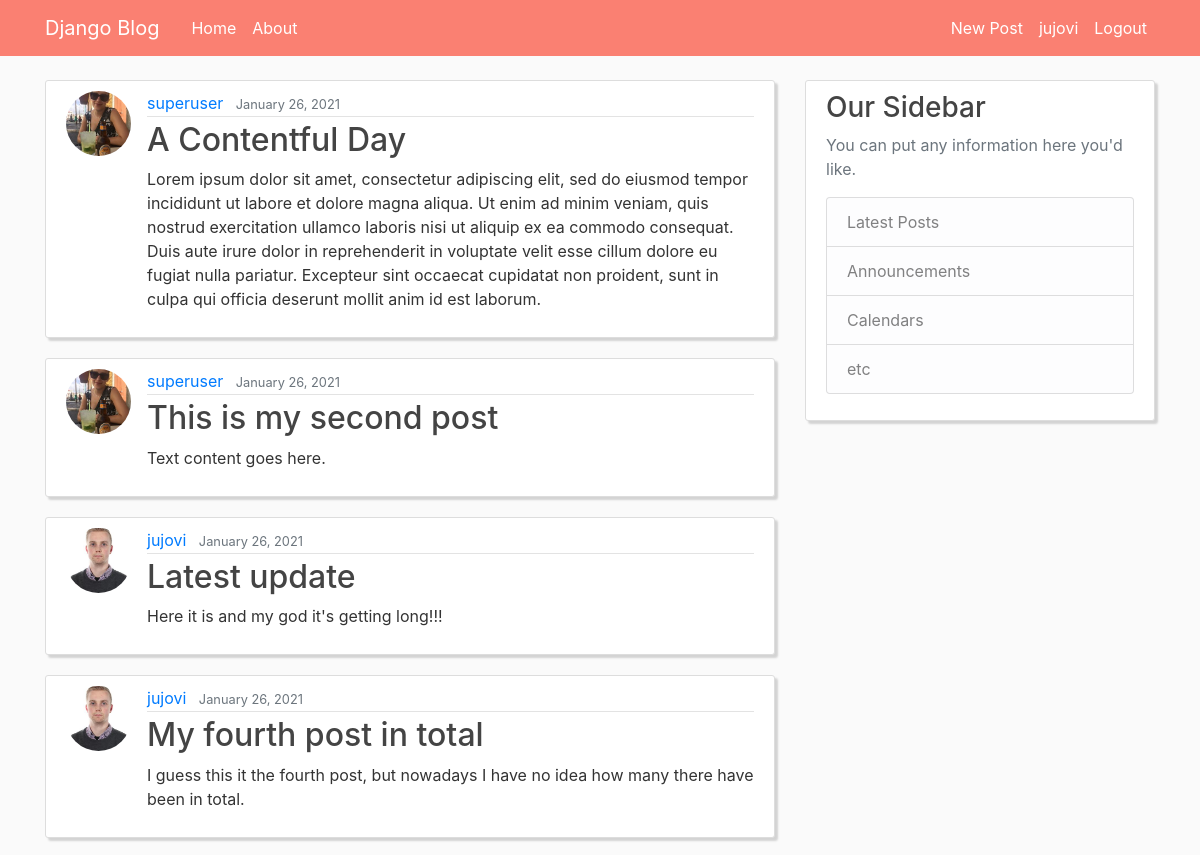
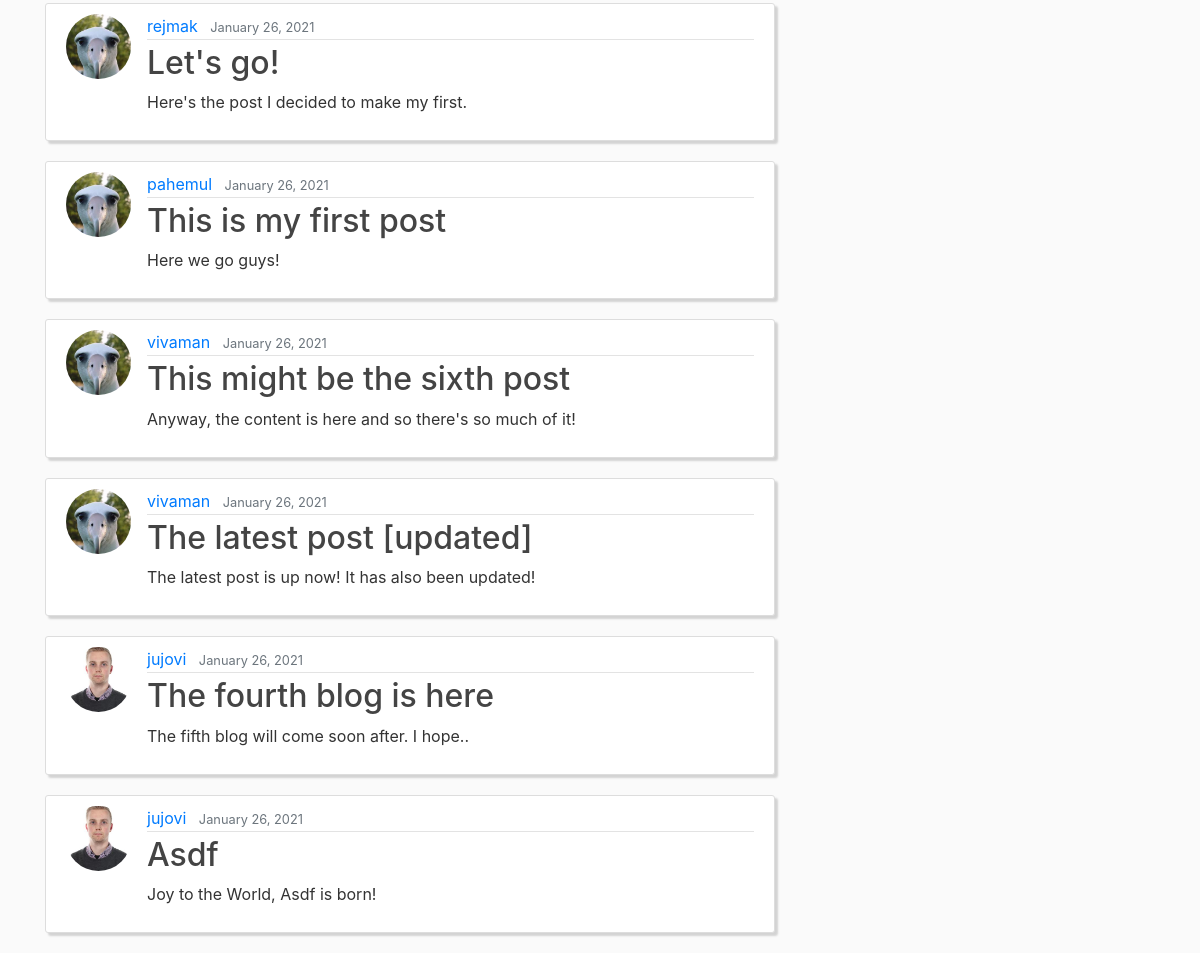
Screenshot of / (signed in) with the database file from the repository (2 pictures, top to bottom).
### blogsite/models.py (models this page shows, shortened)
class Post(models.Model):
    title = models.CharField(max_length=100)
    content = models.TextField()
    date_posted = models.DateTimeField(default=timezone.now)
    author = models.ForeignKey(
        User, on_delete=models.CASCADE, related_name='posts')

### users/models.py (models this page shows, shortened)
class Profile(models.Model):
    user = models.OneToOneField(User, on_delete=models.CASCADE)
    image = models.ImageField(default='default.jpg', upload_to='profile_pics')

### blogsite/views.py (the view)
# urls.py: path('', PostListView.as_view(), name='blogsite-index'),
class PostListView(ListView):
    model = Post
    template_name = 'blogsite/index.html'  # <app>/<model>_<viewtype>.html
    context_object_name = 'posts'  # same name as in the index view and in index.html
    ordering = ['-date_posted']
    paginate_by = 10

### blogsite/templates/blogsite/index.html
{% extends "blogsite/layout.html" %}
{% block content %}
{% for post in posts %}
<article class="media content-section">
  <img class="rounded-circle article-img" src="{{ post.author.profile.image.url }}">
  <div class="media-body">
    <div class="article-metadata">
      <a class="mr-2" href="#">{{ post.author }}</a>
      <small class="text-muted">{{ post.date_posted|date:"F d, Y" }}</small>
    </div>
    <h2><a class="article-title" href="#">{{ post.title }}</a></h2>
    <p class="article-content">{{ post.content }}</p>
  </div>
</article>
{% endfor %}
{% endblock %}

### blogsite/templates/blogsite/layout.html (shortened to what this page needs)
{% load static %}
<!DOCTYPE html>
<html lang="en">
<head>
  <link rel="stylesheet" href="https://maxcdn.bootstrapcdn.com/bootstrap/4.0.0/css/bootstrap.min.css"
>
  <link rel="stylesheet" type="text/css" href="{% static 'blogsite/main.css'%}">
</head>
<body>
  <header class="site-header">
    <nav class="navbar navbar-expand-md navbar-dark bg-salmon fixed-top">
      <div class="container">
        <a class="navbar-brand mr-4" href="{% url 'blogsite-index' %}">Django Blog</a>
        <div class="collapse navbar-collapse" id="navbarToggle">
          <div class="navbar-nav mr-auto">
            <a class="nav-item nav-link" href="{% url 'blogsite-index' %}">Home</a>
            <a class="nav-item nav-link" href="{% url 'blogsite-about' %}">About</a>
          </div>
          <div class="navbar-nav ms-auto">
            {% if user.is_authenticated %}
            <a class="nav-item nav-link" href="{% url 'post-create' %}">New Post</a>
            <a class="nav-item nav-link" href="{% url 'profile' %}">{{ user.username }}</a>
            <a class="nav-item nav-link" href="{% url 'logout' %}">Logout</a>
            {% else %}
            <a class="nav-item nav-link" href="{% url 'login' %}">Login</a>
            <a class="nav-item nav-link" href="{% url 'register' %}">Register</a>
            {% endif%}
          </div>
        </div>
      </div>
    </nav>
  </header>
  <main role="main" class="container">
    <div class="row">
      <div class="col-md-8">
        {% block content %}{% endblock %}
      </div>
      <div class="col-md-4">
        <div class="content-section">
          <h3>Our Sidebar</h3>
          <p class='text-muted'>You can put any information here you'd like.
          <ul class="list-group">
            <li class="list-group-item list-group-item-light side">Latest Posts</li>
            <li class="list-group-item list-group-item-light side">Announcements</li>
            <li class="list-group-item list-group-item-light side">Calendars</li>
            <li class="list-group-item list-group-item-light side">etc</li>
          </ul>
          </p>
        </div>
      </div>
    </div>
  </main>
</body>
</html>

### blogsite/static/blogsite/main.css (style rules this page uses)
body { background: #fafafa; color: #333333; margin-top: 5rem; }
h1, h2, h3, h4, h5, h6 { color: #444444; }
ul { margin: 0; }
.bg-salmon { background-color: salmon; }
.site-header .navbar-nav .nav-link { color: white; }
.content-section { background: #ffffff; padding: 10px 20px; border: 1px solid #dddddd; border-radius: 3px; margin-bottom: 20px; box-shadow: 3px 3px 2px lightgrey; }
.article-title { color: #444444; }
.article-content { white-space: pre-line; }
.article-img { object-fit: cover; height: 65px; width: 65px; margin-right: 16px; }
.article-metadata { padding-bottom: 1px; margin-bottom: 4px; border-bottom: 1px solid #e3e3e3 }

### rows the page displays
Post: author.profile.image (picture), author "superuser", date_posted "January 26, 2021", title "A Contentful Day", content "Lorem ipsum dolor sit amet, consectetur adipiscing elit, sed do eiusmod tempor incididunt ut labore et dolore magna aliqua. Ut enim ad minim veniam, quis nostrud exercitation ullamco laboris nisi ut aliquip ex ea commodo consequat. Duis aute irure dolor in reprehenderit in voluptate velit esse cillum dolore eu fugiat nulla pariatur. Excepteur sint occaecat cupidatat non proident, sunt in culpa qui officia deserunt mollit anim id est laborum."
Post: author.profile.image (picture), author "superuser", date_posted "January 26, 2021", title "This is my second post", content "Text content goes here."
Post: author.profile.image (picture), author "jujovi", date_posted "January 26, 2021", title "Latest update", content "Here it is and my god it's getting long!!!"
Post: author.profile.image (picture), author "jujovi", date_posted "January 26, 2021", title "My fourth post in total", content "I guess this it the fourth post, but nowadays I have no idea how many there have been in total."
Post: author.profile.image (placeholder picture), author "rejmak", date_posted "January 26, 2021", title "Let's go!", content "Here's the post I decided to make my first."
Post: author.profile.image (placeholder picture), author "pahemul", date_posted "January 26, 2021", title "This is my first post", content "Here we go guys!"
Post: author.profile.image (placeholder picture), author "vivaman", date_posted "January 26, 2021", title "This might be the sixth post", content "Anyway, the content is here and so there's so much of it!"
Post: author.profile.image (placeholder picture), author "vivaman", date_posted "January 26, 2021", title "The latest post [updated]", content "The latest post is up now! It has also been updated!"
Post: author.profile.image (picture), author "jujovi", date_posted "January 26, 2021", title "The fourth blog is here", content "The fifth blog will come soon after. I hope.."
Post: author.profile.image (picture), author "jujovi", date_posted "January 26, 2021", title "Asdf", content "Joy to the World, Asdf is born!"

### other values shown
{{ user.username }} "jujovi"
